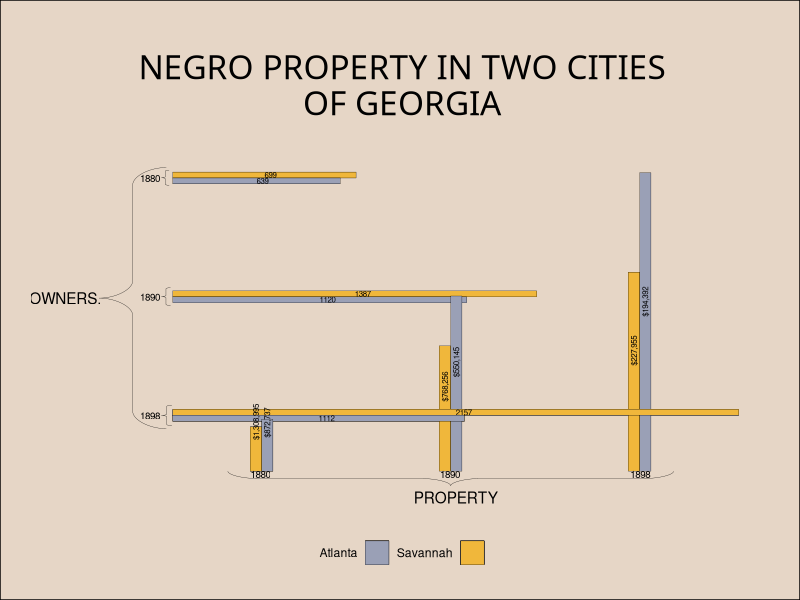
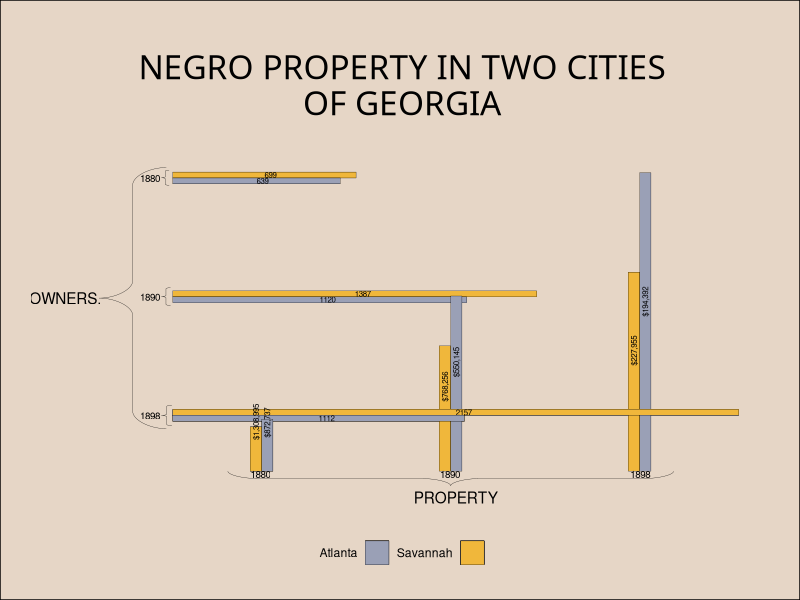

R code for these plots, in order:
library(grid)
library(dplyr)
library(ggplot2)
# 1 - Load Data ----

data <- read.csv("week 06/data.csv",row.names = NULL)

data_text <- data.frame(
  x = c(-.04,-.04,-.04,
        .155,.49,.826),
  y = c(1,.595,.19,
        -.01,-.01,-.01),
  label = c("1880","1890","1898",
            "1880","1890","1898"),
  size =c(1,1,1,
          1,1,1)
)

# 2 - Format Data ----

data$x <- rep(1:(nrow(data)/2)/3,2)

a <- (1 - 0.19) / (1 - 0.333)
b <- 1 - a * 1

data$x <- a * data$x + b

data$norm_Owners <- data$Owners / max(data$Owners)
data$norm_Property.Value..Dollars. <- data$Property.Value..Dollars. / max(data$Property.Value..Dollars.)


# 3 - Functions ----
# Adding curly braces 
# Function to create a curly bracket
# OBS.: Not working as expected
create_smooth_brace <- function(x1, y1, x2, y2, width = NULL, n_points = 100) {
  # Default width if not provided
  if(is.null(width)) {
    width <- abs(y2 - y1) * 0.25
  }
  
  # Create a parameter t that goes from 0 to 1
  t <- seq(0, 1, length.out = n_points)
  
  # Create Bézier curve segments for a curly brace
  # These approximate the SVG path with proper curves
  brace <- data.frame(x = numeric(0), y = numeric(0))
  
  # First curve: bottom to first bend
  p0x <- 2; p0y <- 0  # Start point
  p1x <- 2; p1y <- 1  # Control point 1
  p2x <- 3; p2y <- 2  # Control point 2
  p3x <- 4; p3y <- 2  # End point
  
  x_vals <- (1-t)^3*p0x + 3*(1-t)^2*t*p1x + 3*(1-t)*t^2*p2x + t^3*p3x
  y_vals <- (1-t)^3*p0y + 3*(1-t)^2*t*p1y + 3*(1-t)*t^2*p2y + t^3*p3y
  brace <- rbind(brace, data.frame(x = x_vals, y = y_vals))
  
  # Straight line segment
  brace <- rbind(brace, data.frame(x = c(4, 15), y = c(2, 2)))
  
  # Second curve: to middle point
  p0x <- 15; p0y <- 2  # Start point
  p1x <- 16; p1y <- 2  # Control point 1
  p2x <- 17; p2y <- 3  # Control point 2
  p3x <- 17; p3y <- 4  # End point
  
  x_vals <- (1-t)^3*p0x + 3*(1-t)^2*t*p1x + 3*(1-t)*t^2*p2x + t^3*p3x
  y_vals <- (1-t)^3*p0y + 3*(1-t)^2*t*p1y + 3*(1-t)*t^2*p2y + t^3*p3y
  brace <- rbind(brace, data.frame(x = x_vals, y = y_vals))
  
  # Third curve: middle to second bend
  p0x <- 17; p0y <- 4  # Start point
  p1x <- 17; p1y <- 3  # Control point 1
  p2x <- 18; p2y <- 2  # Control point 2
  p3x <- 19; p3y <- 2  # End point
  
  x_vals <- (1-t)^3*p0x + 3*(1-t)^2*t*p1x + 3*(1-t)*t^2*p2x + t^3*p3x
  y_vals <- (1-t)^3*p0y + 3*(1-t)^2*t*p1y + 3*(1-t)*t^2*p2y + t^3*p3y
  brace <- rbind(brace, data.frame(x = x_vals, y = y_vals))
  
  # Straight line segment
  brace <- rbind(brace, data.frame(x = c(19, 30), y = c(2, 2)))
  
  # Fourth curve: to end
  p0x <- 30; p0y <- 2  # Start point
  p1x <- 31; p1y <- 2  # Control point 1
  p2x <- 32; p2y <- 1  # Control point 2
  p3x <- 32; p3y <- 0  # End point
  
  x_vals <- (1-t)^3*p0x + 3*(1-t)^2*t*p1x + 3*(1-t)*t^2*p2x + t^3*p3x
  y_vals <- (1-t)^3*p0y + 3*(1-t)^2*t*p1y + 3*(1-t)*t^2*p2y + t^3*p3y
  brace <- rbind(brace, data.frame(x = x_vals, y = y_vals))
  
  # Normalize coordinates (original width = 32, height = 4)
  brace$x <- brace$x / 32
  brace$y <- brace$y / 4
  
  # Transform to target position and size
  vertical <- abs(x2 - x1) < abs(y2 - y1)
  
  if (vertical) {
    # For vertical brace
    height <- abs(y2 - y1)
    if (y2 > y1) {
      # Pointing up
      result <- data.frame(
        x = x1 + brace$y * width,
        y = y1 + brace$x * height
      )
    } else {
      # Pointing down
      result <- data.frame(
        x = x1 + (1 - brace$y) * width,
        y = y1 + (1 - brace$x) * height
      )
    }
  } else {
    # For horizontal brace
    width_actual <- abs(x2 - x1)
    if (x2 > x1) {
      # Pointing right
      result <- data.frame(
        x = x1 + brace$x * width_actual,
        y = y1 + brace$y * width
      )
    } else {
      # Pointing left
      result <- data.frame(
        x = x1 + (1 - brace$x) * width_actual,
        y = y1 + brace$y * width
      )
    }
  }
  
  return(result)
}

# 4 - Creating Bars ----
# Note: I'm using geom_polygon so it is Easier to get
# the overlaying effect on the correct order
polygon_data <- data.frame()
bar_width <- 0.01
for (i in 1:nrow(data)) {
  city <- data$City[i]
  year <- data$Year[i]
  # Normalize the values to be between 0 and 1
  owners <- data$Owners[i] / max(data$Owners)
  x_pos <- rev(data$x)[i]
  
  # Add offset based on city for the "dodge" effect
  x_offset <- ifelse(city == "Atlanta", -bar_width, bar_width)
  
  # Create 4 points for each rectangle
  points <- data.frame(
    City = rep(city, 4),
    Year = rep(year, 4),
    Owners = rep(owners, 4),
    x = c(x_pos + x_offset - bar_width, x_pos + x_offset + bar_width, 
          x_pos + x_offset + bar_width, x_pos + x_offset - bar_width),
    y = c(0, 0, owners, owners),
    id = rep(i, 4)
  )
  
  polygon_data <- rbind(polygon_data, points)
}

polygon_data_vertical <- data.frame()

x_shift <- .825
for (i in 1:nrow(data)) {
  city <- data$City[i]
  year <- data$Year[i]
  # Normalize the values to be between 0 and 1
  Property.Value..Dollars. <- data$Property.Value..Dollars.[i] / max(data$Property.Value..Dollars.) 
  x_pos <- rev(data$x)[i]*x_shift
  
  # Add offset based on city for the "dodge" effect
  x_offset <- ifelse(city == "Atlanta", -bar_width, bar_width)
  
  # Create 4 points for each rectangle
  points <- data.frame(
    City = rep(city, 4),
    Year = rep(year, 4),
    Property.Value..Dollars. = rep(Property.Value..Dollars., 4),
    x = c(x_pos + x_offset - bar_width, x_pos + x_offset + bar_width, 
          x_pos + x_offset + bar_width, x_pos + x_offset - bar_width),
    y = c(0, 0, Property.Value..Dollars., Property.Value..Dollars.),
    id = rep(i, 4)
  )
  
  polygon_data_vertical <- rbind(polygon_data_vertical, points)
}

# Create the plot with geom_polygon
ggplot() +
  
  geom_polygon(data = polygon_data, 
               aes(x = y, y = x, fill = City, group = id),
               color = "black", size = 0.1) +
  geom_polygon(data = polygon_data_vertical,
               aes(x = rev(x), y = y*1.018, fill = City, group = id),
               color = "black", size = 0.1) +
  
  geom_polygon(data = polygon_data %>% filter(Year == '1898'), 
               aes(x = y, y = x, fill = City, group = id),
               color = "black", size = 0.1) +

  geom_polygon(data = polygon_data_vertical %>% filter(Year == '1880'),
               aes(x = rev(x)-.668, y = y*1.018, fill = City, group = id),
               color = "black", size = 0.1) +  
  
  geom_text(data = data, 
            aes(x = rev(norm_Owners)/2 ,
                y = x + ifelse("Atlanta" == City, bar_width, -bar_width),
                label = rev(Owners)),
            hjust = "left", vjust = 0.5, size = 2) +
  geom_text(data = data, 
            aes(y = (norm_Property.Value..Dollars.)/2 ,
                x = x* x_shift + ifelse("Atlanta" == City, bar_width, -bar_width),
                label = rev(scales::dollar_format()(Property.Value..Dollars.))),
            hjust = -.26, vjust = 0.5, size = 2,angle = 90) +
  
  # scale_fill_manual(values = c("#9aa0b6", "#f0b73b")) +
  scale_fill_manual(
    values = c("Savannah" = "#f0b73b", "Atlanta" = "#9aa0b6"),
    name = NULL,  # no legend title
    guide = guide_legend(
      direction = "horizontal",
      label.position = "left",  # text on the left, squares on the right
      label.hjust = 1
    )
  ) +
  theme_minimal() +
  labs(x = "Year", y = "Owners")  + 
  geom_path(data = create_smooth_brace(x1=-.020, y1=.155, x2=-.020, y2=.08), aes(x, y),linewidth = .1) +
  geom_path(data = create_smooth_brace(x1=-.020, y1=.155+.41, x2=-.020, y2=.1+.4), aes(x, y),linewidth = .1) +
  geom_path(data = create_smooth_brace(x1=-.020, y1=.155+.82, x2=-.020, y2=.1+.82), aes(x, y),linewidth = .1) +
  geom_path(data = create_smooth_brace(x1=-.10, y1=.95, x2=-.10, y2=0), aes(x*.5-.08, y-.805),linewidth = .1) +
  geom_path(data = create_smooth_brace(x1=.0, y1=0.80, x2=.84, y2=0.0), aes(x+.045, (.8-y)*.25),linewidth = .1) +
  geom_text(data = data_text, aes(x = x, y = y, label = label), size = 2.5) + 
  geom_text(aes(x=c(-.19,.5) , y=c(.59,-.09) , label = c("OWNERS.","PROPERTY"))) +
  labs(title = "NEGRO PROPERTY IN TWO CITIES\nOF GEORGIA") +
  theme(
    plot.background = element_rect(fill = "#e6d6c6ff"), 
    panel.grid = element_blank(),
    axis.title = element_blank(),
    axis.text = element_blank(),
    plot.title = element_text(
      family = "Teko",
      size = 24,
      hjust = 0.5,
      margin = margin(t = 20, b = 20) 
    ),
    plot.margin = margin(t = 20, r = 20, b = 20, l = 20),
    legend.position = "bottom",
    legend.direction = "horizontal"
    # legend.position = c(0.5, -0.1),     
    # legend.justification = c(0.5, -.5),
  )
  

ggsave("week 06/week 06.png",width = 960, height = 1200, units = 'px',dpi=96*1.15)
